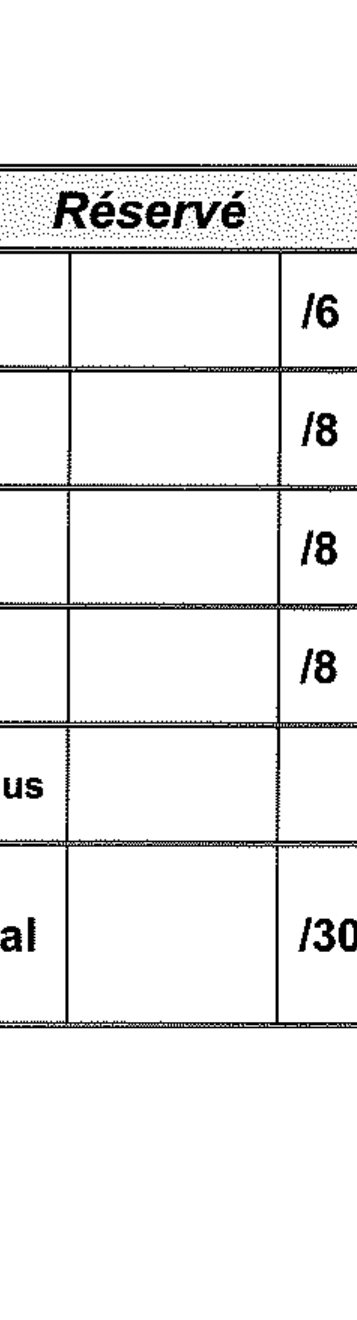
#> input picture services/executor/tests/fixtures/recognition/grades_blank.png, 357 x 1320 px; its folder holds only this picture in this run
$ python -i pages.py   (imports and definitions only)
#> lines starting #> are read from the running program, lines starting #| are printed output that depends on the picture; after the words box and inside, x2 and y2 are one past the last pixel; in counts of white or black regions, pixels touching at a corner belong together
#> further down, picture is the input picture: shape (1320, 357); min 0, max 255, mean 239.8
"""A pdf as page images, and the summary pages built from them.

The page geometry is module state that ``refresh`` rebinds, so everything
that reads it lives here: a reader in another module would import the value,
not the name, and keep the one it saw at import time.
"""

import os
import cv2
import numpy as np
from pdf2image import convert_from_path, pdfinfo_from_path
from PIL import Image
from process_copy.imaging import BLACK, GREEN, ORANGE, RED, hough_segments, imwrite_png


ph = 0


pw = 0


half_dpi = 0


quarter_dpi = 0


one_height_dpi = 0


# [7 lines left out: function refresh, not called in this run]


def imstraighten(gray):
    ngray = cv2.bitwise_not(gray)
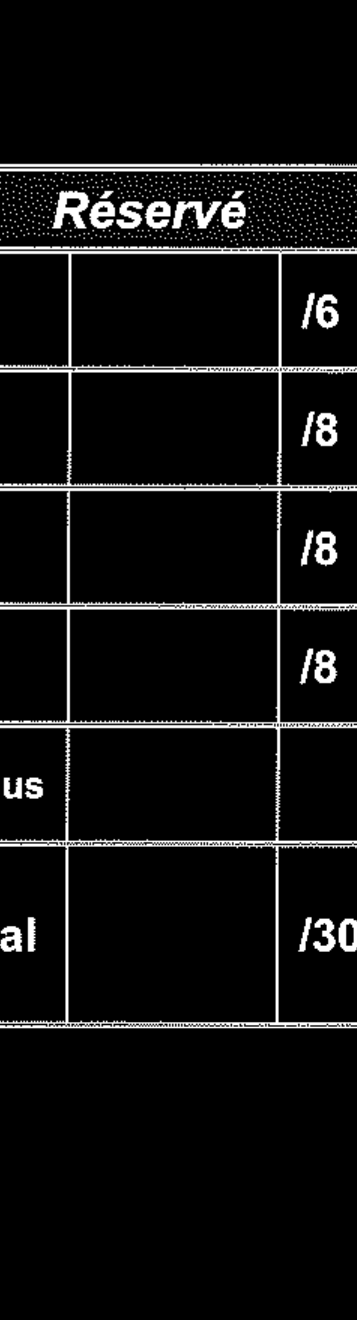
#> ngray: shape (1320, 357); min 0, max 255, mean 15.2
    # threshold the image, setting all foreground pixels to
    # 255 and all background pixels to 0
    thresh = cv2.threshold(ngray, 10, 255, cv2.THRESH_BINARY)[1]
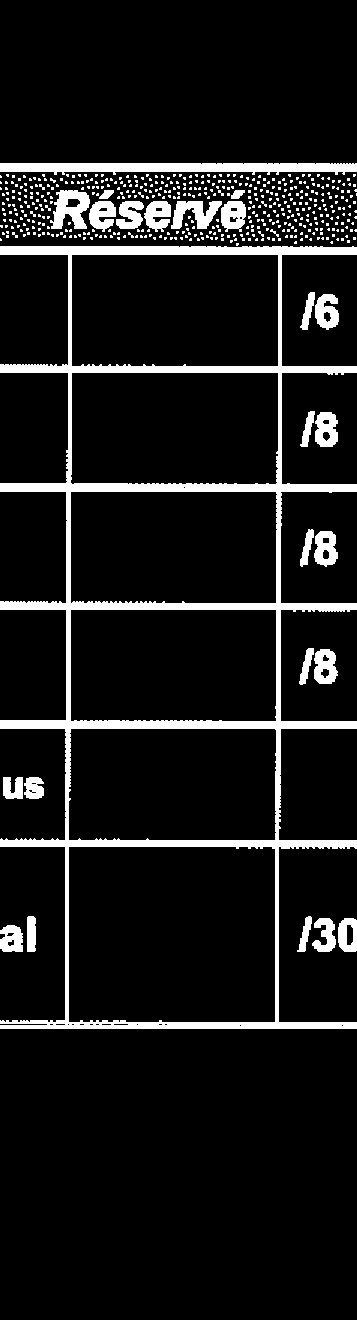
#> thresh: shape (1320, 357); 9.4% white; 507 white regions (481 under 20 px), largest, box (x1, y1, x2, y2) and area: (0, 246, 357, 1029) 26519, (0, 163, 357, 175) 3260, (50, 190, 90, 229) 968
#> (the run stopped early here; a loop or call above may not have finished)

$ run again, on services/executor/tests/fixtures/recognition/grades_dot_glued_to_digits.png
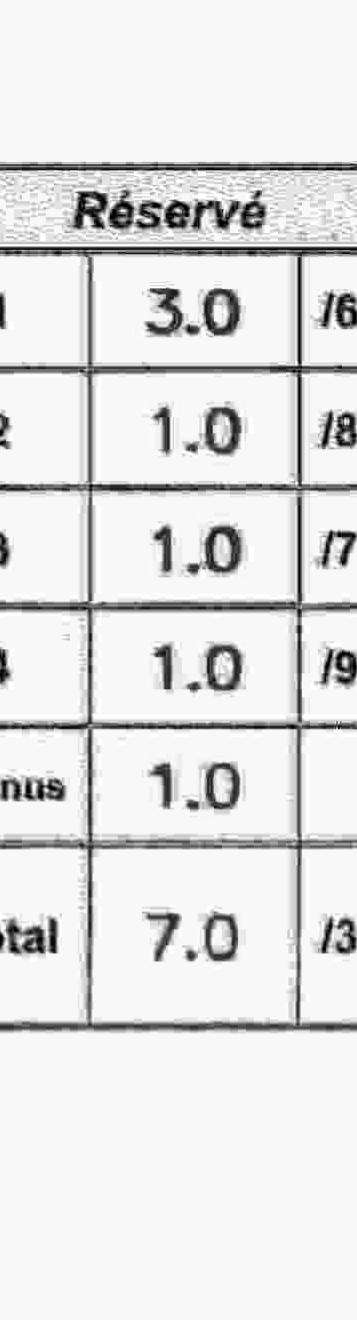
#> input picture services/executor/tests/fixtures/recognition/grades_dot_glued_to_digits.png, 357 x 1320 px
#> picture is the input picture: shape (1320, 357); min 0, max 255, mean 226.2
#> in imstraighten, `ngray = cv2.bitwise_not(gray)`:
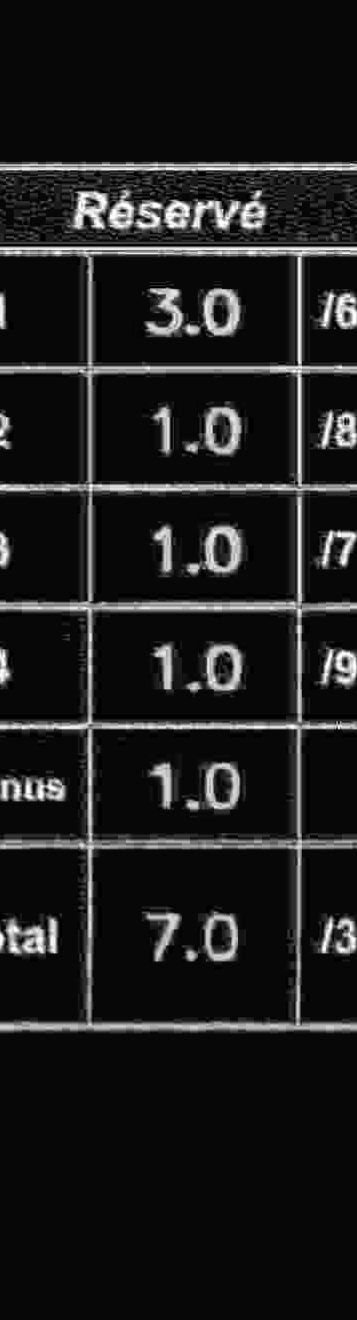
#> ngray: shape (1320, 357); min 0, max 255, mean 28.8
#> in imstraighten, `thresh = cv2.threshold(ngray, 10, 255, cv2.THRESH_BINARY)[1]`:
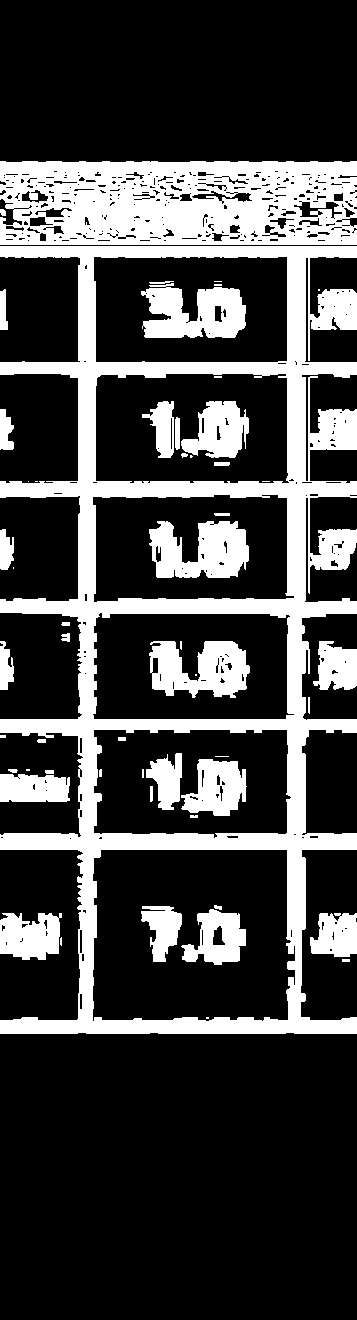
#> thresh: shape (1320, 357); 26.2% white; 54 white regions (17 under 20 px), largest, box (x1, y1, x2, y2) and area: (0, 246, 357, 1034) 64933, (0, 161, 357, 245) 25526, (149, 521, 249, 578) 4083

$ run again, on services/executor/tests/fixtures/recognition/grades_printed_decimals.png
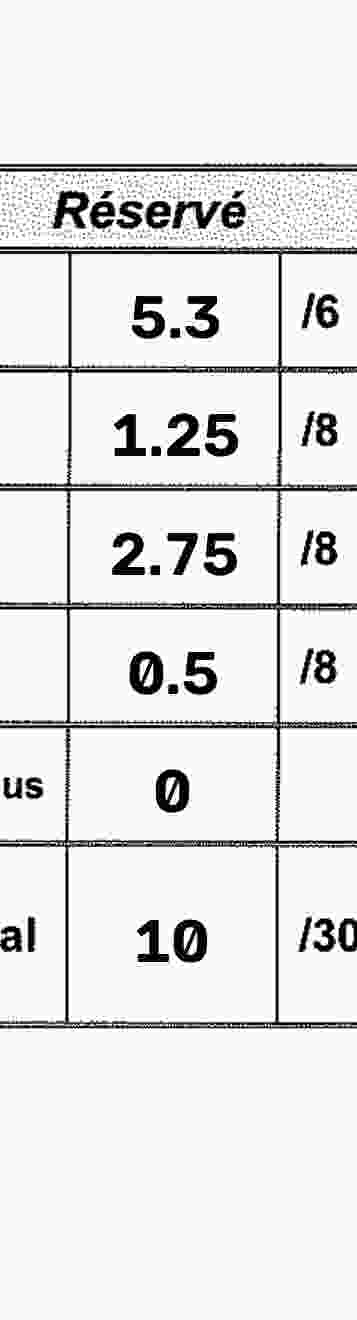
#> input picture services/executor/tests/fixtures/recognition/grades_printed_decimals.png, 357 x 1320 px
#> picture is the input picture: shape (1320, 357); min 0, max 255, mean 228.1
#> in imstraighten, `ngray = cv2.bitwise_not(gray)`:
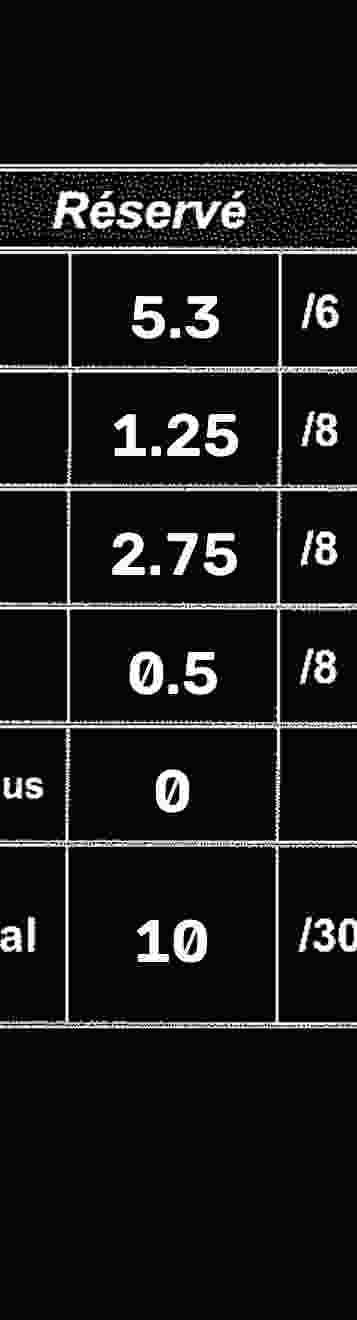
#> ngray: shape (1320, 357); min 0, max 255, mean 26.9
#> in imstraighten, `thresh = cv2.threshold(ngray, 10, 255, cv2.THRESH_BINARY)[1]`:
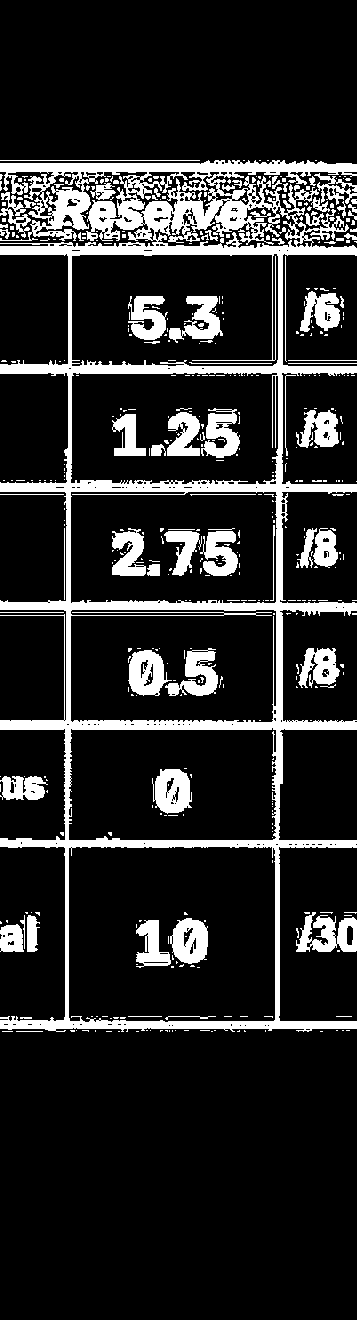
#> thresh: shape (1320, 357); 15.6% white; 471 white regions (386 under 20 px), largest, box (x1, y1, x2, y2) and area: (0, 160, 357, 1032) 45829, (296, 912, 357, 952) 1447, (152, 769, 192, 814) 1292
